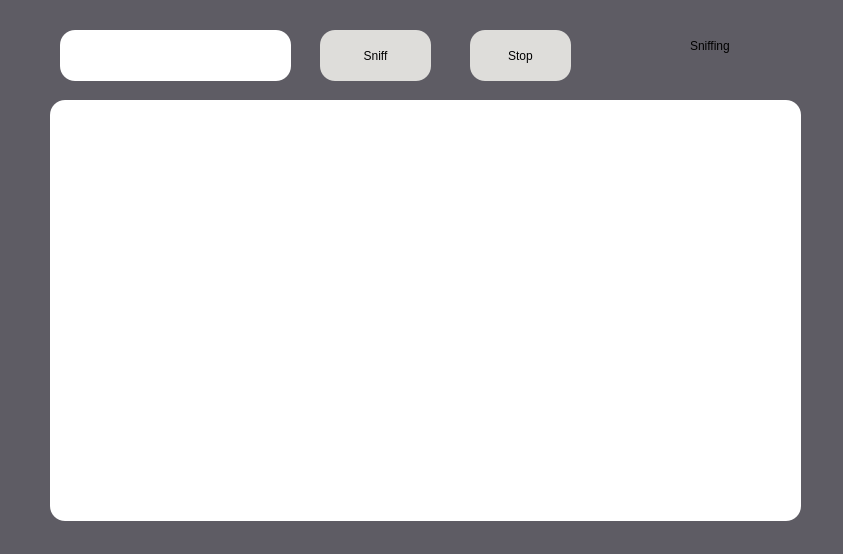
<?xml version="1.0" encoding="UTF-8"?>
<ui version="4.0">
 <class>Dialog</class>
 <widget class="QDialog" name="Dialog">
  <property name="geometry">
   <rect>
    <x>0</x>
    <y>0</y>
    <width>843</width>
    <height>554</height>
   </rect>
  </property>
  <property name="windowTitle">
   <string>Dialog</string>
  </property>
  <property name="styleSheet">
   <string notr="true">font: 75 bold 14pt &quot;Ubuntu Condensed&quot;;
background-color: rgb(94, 92, 100);
</string>
  </property>
  <widget class="QLineEdit" name="interface_2">
   <property name="geometry">
    <rect>
     <x>60</x>
     <y>30</y>
     <width>231</width>
     <height>51</height>
    </rect>
   </property>
   <property name="styleSheet">
    <string notr="true">background-color:rgb(255, 255, 255);
border-radius: 15px;
</string>
   </property>
  </widget>
  <widget class="QPushButton" name="sniff">
   <property name="geometry">
    <rect>
     <x>320</x>
     <y>30</y>
     <width>111</width>
     <height>51</height>
    </rect>
   </property>
   <property name="styleSheet">
    <string notr="true">background-color:rgb(222, 221, 218);
border-radius: 15px;
</string>
   </property>
   <property name="text">
    <string>Sniff</string>
   </property>
  </widget>
  <widget class="QTextEdit" name="textEdit">
   <property name="geometry">
    <rect>
     <x>50</x>
     <y>100</y>
     <width>751</width>
     <height>421</height>
    </rect>
   </property>
   <property name="styleSheet">
    <string notr="true">background-color:rgb(255, 255, 255);
border-radius: 15px;
</string>
   </property>
  </widget>
  <widget class="QPushButton" name="stop">
   <property name="geometry">
    <rect>
     <x>470</x>
     <y>30</y>
     <width>101</width>
     <height>51</height>
    </rect>
   </property>
   <property name="styleSheet">
    <string notr="true">background-color:rgb(222, 221, 218);
border-radius: 15px;
</string>
   </property>
   <property name="text">
    <string>Stop</string>
   </property>
  </widget>
  <widget class="QLabel" name="label">
   <property name="geometry">
    <rect>
     <x>690</x>
     <y>30</y>
     <width>91</width>
     <height>31</height>
    </rect>
   </property>
   <property name="styleSheet">
    <string notr="true">font: 75 bold 19pt &quot;Ubuntu Condensed&quot;;</string>
   </property>
   <property name="text">
    <string>Sniffing</string>
   </property>
  </widget>
 </widget>
 <resources/>
 <connections/>
</ui>
